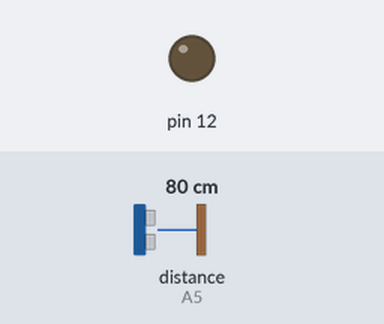
The sketch below on a simulated Arduino Uno, built with avr-gcc and run on an emulated ATmega328P. On the bench: output pins drawn as LEDs (lit = HIGH). Wiring (inferred from the names in the program): ultrasonic range finder: trigger A2; echo A5. Inputs (shaded band) come from the test bench; at power-on: distance to the obstacle (sensor on A5) 80 cm. The echo pulse lasts 58.3 µs per cm; pins used as bus, display or sensor lines are not drawn.

Above: at 1.2 s.
1.3 s: distance to the obstacle (sensor on A5) set to 2 cm
At 2.3 s:
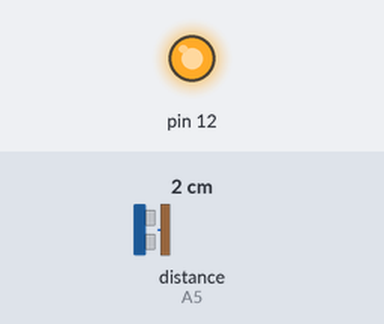
2.9 s: distance to the obstacle (sensor on A5) set to 35 cm
At 4.4 s:
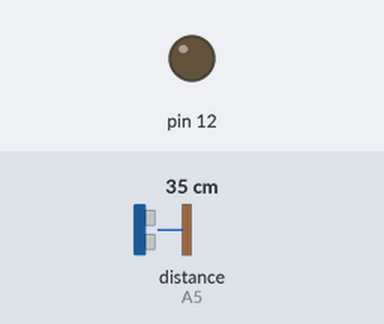
4.7 s: distance to the obstacle (sensor on A5) set to 4 cm
At 5.9 s:
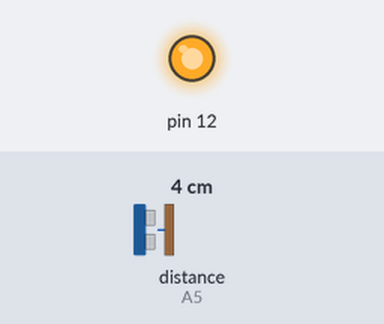
Timing chart, 0 to 7.7 s (numbered marks = the images above; inputs shaded):
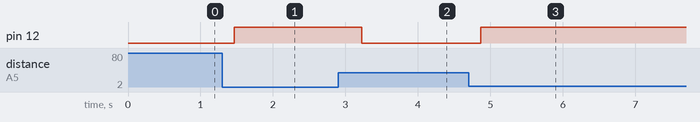

The sketch:

INTRUSION.ino
```cpp
#define trigPin1 A2
#define echoPin1 A5

long duration, distance, UltraSensor;

void setup()
{
  Serial.begin(9600);           // set up Serial library at 9600 bps
  pinMode(trigPin1, OUTPUT);
  pinMode(echoPin1, INPUT);
  pinMode(12,OUTPUT);

}

void loop()
{
  SonarSensor(trigPin1, echoPin1);
  UltraSensor = distance;
  if(UltraSensor<23)
    {
      digitalWrite(12,HIGH);
      delay(250);
    }
  else
      digitalWrite(12,LOW);
}

void SonarSensor(int trigPin,int echoPin)
{
  digitalWrite(trigPin, LOW);
  delayMicroseconds(2);
  digitalWrite(trigPin, HIGH);
  delayMicroseconds(10);
  digitalWrite(trigPin, LOW);
  duration = pulseIn(echoPin, HIGH);
  distance = (duration/2) / 29.1;
  delay(100);
}
```

Measured:
- after the input at 1.3 s, pin 12: LOW → HIGH after 0.17 s
- after the input at 2.9 s, pin 12: HIGH → LOW after 0.32 s
- after the input at 4.7 s, pin 12: LOW → HIGH after 0.16 s
